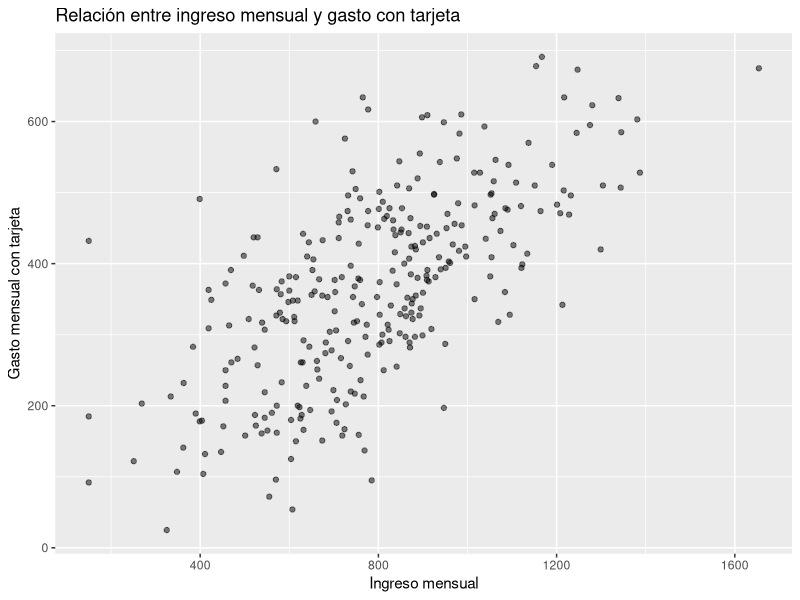
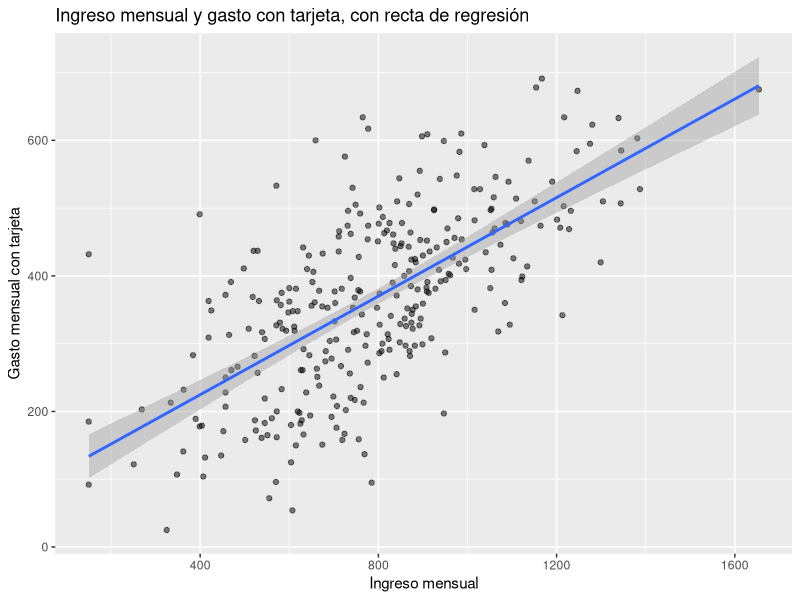
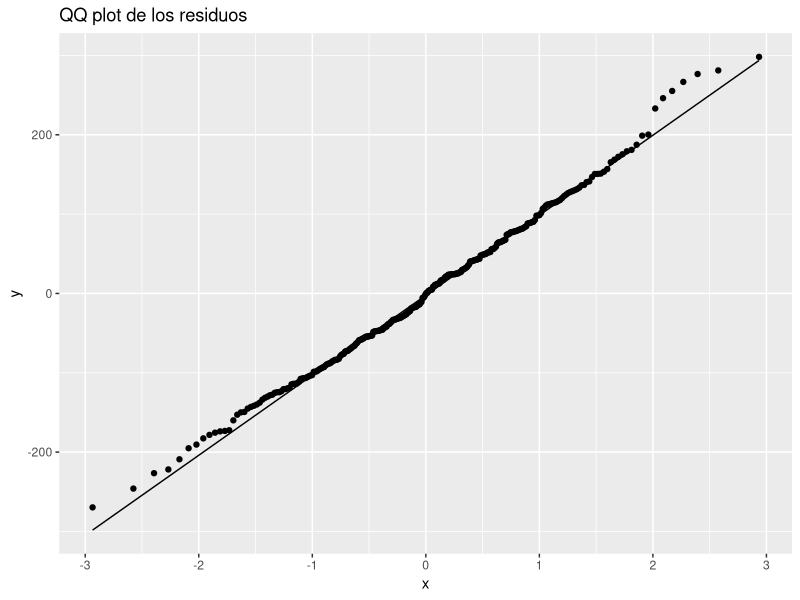
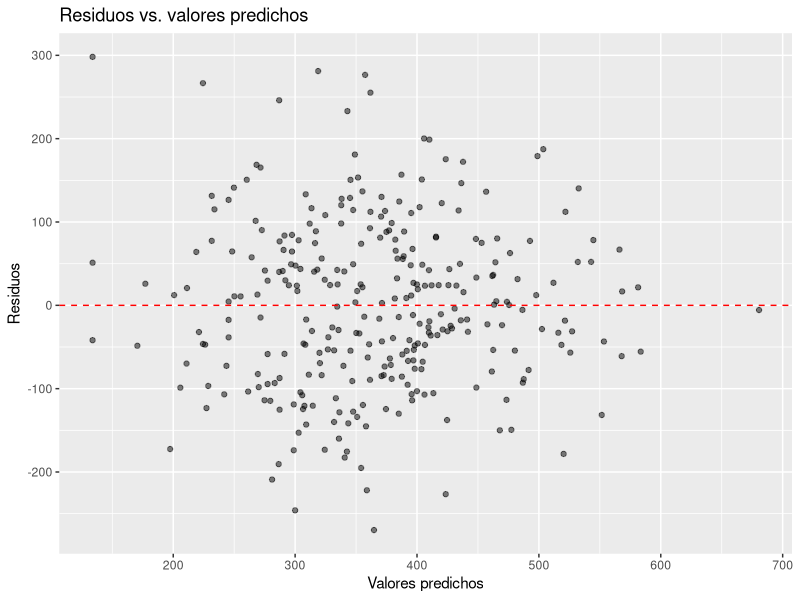
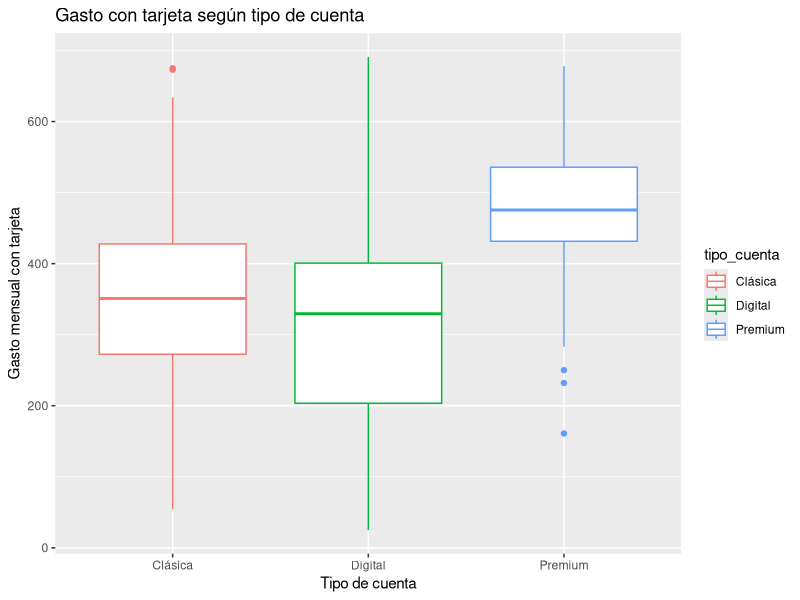

The R script that drew these images, in order:
## ---- chunk 1
# Cargamos las librerías necesarias
library(tidyverse)
library(broom)
library(car)
library(lmtest)
## ---- chunk 2
set.seed(2026)
n <- 300

clientes <- tibble(
  cliente_id = 1:n,
  edad = pmin(pmax(round(rnorm(n, mean = 42, sd = 12)), 18), 80),
  antiguedad_cliente = round(runif(n, 0, 20)),
  tipo_cuenta = sample(c("Clásica", "Premium", "Digital"),
                        size = n, replace = TRUE, prob = c(0.5, 0.2, 0.3)),
  ingreso_mensual = pmax(round(rnorm(n, mean = 800, sd = 250)), 150)
) %>% 
  mutate(
    # el límite de crédito casi siempre se arma en base al ingreso -> esto nos va a servir más adelante
    limite_credito = round(ingreso_mensual * 1.8 + rnorm(n, 0, 20)),
    bono_por_cuenta = case_when(
      tipo_cuenta == "Premium" ~ 120,
      tipo_cuenta == "Digital" ~ -30,
      TRUE ~ 0
    ),
    gasto_tarjeta_mensual = pmax(round(
      50 + 0.35 * ingreso_mensual + bono_por_cuenta + 3 * antiguedad_cliente + rnorm(n, 0, 80)
    ), 0)
  ) %>% 
  select(-bono_por_cuenta)

glimpse(clientes)
## ---- chunk 3
clientes %>% 
  mutate(across(where(is.character), as.factor)) %>% 
  summary()
## ---- chunk 4
clientes %>% 
  ggplot(aes(x = ingreso_mensual, y = gasto_tarjeta_mensual)) +
  geom_point(alpha = 0.5) +
  labs(title = "Relación entre ingreso mensual y gasto con tarjeta",
       x = "Ingreso mensual",
       y = "Gasto mensual con tarjeta")
## ---- chunk 5
cor(clientes$ingreso_mensual, clientes$gasto_tarjeta_mensual)
## ---- chunk 6
modelo_simple <- lm(gasto_tarjeta_mensual ~ ingreso_mensual, data = clientes)

modelo_simple
## ---- chunk 7
broom::tidy(modelo_simple)
## ---- chunk 8
broom::glance(modelo_simple)
## ---- chunk 9
summary(modelo_simple)
## ---- chunk 10
clientes %>% 
  ggplot(aes(x = ingreso_mensual, y = gasto_tarjeta_mensual)) +
  geom_point(alpha = 0.5) +
  geom_smooth(method = "lm", se = TRUE) +
  labs(title = "Ingreso mensual y gasto con tarjeta, con recta de regresión",
       x = "Ingreso mensual",
       y = "Gasto mensual con tarjeta")
## ---- chunk 11
confint(modelo_simple)
## ---- chunk 12
broom::glance(modelo_simple) %>% 
  select(r.squared, adj.r.squared)
## ---- chunk 13
# tu código acá

## ---- chunk 14
modelo_simple_aug <- broom::augment(modelo_simple)

modelo_simple_aug %>% 
  ggplot(aes(sample = .resid)) +
  stat_qq() +
  stat_qq_line() +
  labs(title = "QQ plot de los residuos")
## ---- chunk 15
shapiro.test(residuals(modelo_simple))
## ---- chunk 16
modelo_simple_aug %>% 
  ggplot(aes(x = .fitted, y = .resid)) +
  geom_point(alpha = 0.5) +
  geom_hline(yintercept = 0, linetype = "dashed", color = "red") +
  labs(title = "Residuos vs. valores predichos",
       x = "Valores predichos",
       y = "Residuos")
## ---- chunk 17
lmtest::bptest(modelo_simple)
## ---- chunk 18
cor(clientes$ingreso_mensual, clientes$limite_credito)
## ---- chunk 19
modelo_colineal <- lm(gasto_tarjeta_mensual ~ ingreso_mensual + limite_credito, data = clientes)

summary(modelo_colineal)
## ---- chunk 20
car::vif(modelo_colineal)
## ---- chunk 21
modelo_multiple <- lm(gasto_tarjeta_mensual ~ ingreso_mensual + antiguedad_cliente, data = clientes)

summary(modelo_multiple)
## ---- chunk 22
car::vif(modelo_multiple)
## ---- chunk 23
# tu código acá

## ---- chunk 24
clientes %>% 
  ggplot(aes(x = tipo_cuenta, y = gasto_tarjeta_mensual, color = tipo_cuenta)) +
  geom_boxplot() +
  labs(title = "Gasto con tarjeta según tipo de cuenta",
       x = "Tipo de cuenta",
       y = "Gasto mensual con tarjeta")
## ---- chunk 25
clientes <- clientes %>% 
  mutate(tipo_cuenta = fct_relevel(tipo_cuenta, "Clásica"))

modelo_categorico <- lm(gasto_tarjeta_mensual ~ tipo_cuenta, data = clientes)

summary(modelo_categorico)
## ---- chunk 26
# tu código acá

## ---- chunk 27
modelo_final <- lm(gasto_tarjeta_mensual ~ ingreso_mensual + antiguedad_cliente + tipo_cuenta, 
                    data = clientes)

broom::tidy(modelo_final)
## ---- chunk 28
broom::glance(modelo_final) %>% 
  select(r.squared, adj.r.squared, p.value)
